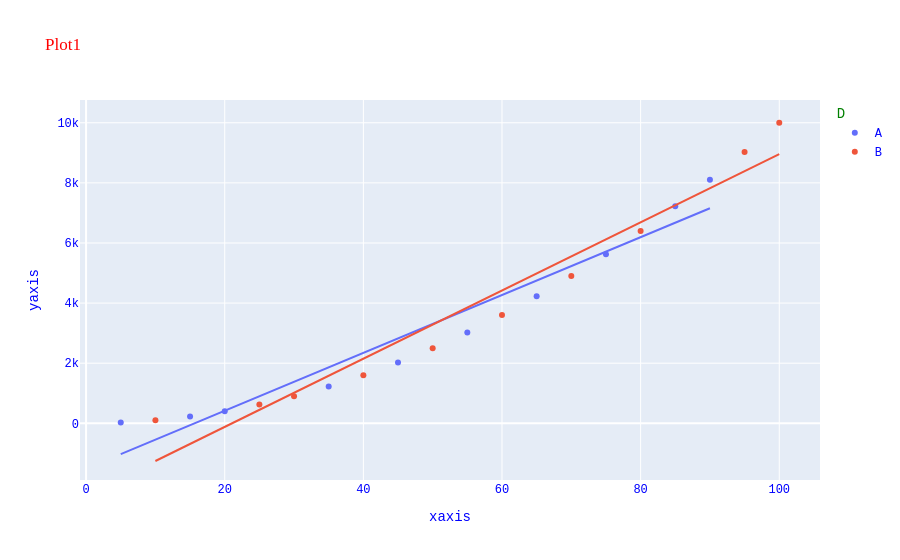

Notebook code for this chart:
### Code cell
import plotly.express as px



fig = px.scatter(
    excel, x='B', y='C', color='D',trendline='ols',
    
    
    title='Plot1',labels={'B':'xaxis',"C":'yaxis'})
fig.update_layout(
    font_family="Courier New",
    font_color="blue",
    title_font_family="Times New Roman",
    title_font_color="red",
    legend_title_font_color="green"
)
fig.show()

### Figure 1 — Plotly figure (JSON) as saved in the notebook; plotly's stock layout.template omitted (floating-point values rounded to 4 significant figures)
{"data": [{"hovertemplate": "D=A<br>xaxis=%{x}<br>yaxis=%{y}<extra></extra>", "legendgroup": "A", "marker": {"color": "#636efa", "symbol": "circle"}, "mode": "markers", "name": "A", "orientation": "v", "showlegend": true, "type": "scatter", "x": [5, 15, 20, 35, 45, 55, 65, 75, 85, 90], "xaxis": "x", "y": [25, 225, 400, 1225, 2025, 3025, 4225, 5625, 7225, 8100], "yaxis": "y"}, {"hovertemplate": "<b>OLS trendline</b><br>C = 96.2423 * B + -1505.87<br>R<sup>2</sup>=0.945853<br><br>D=A<br>xaxis=%{x}<br>yaxis=%{y} <b>(trend)</b><extra></extra>", "legendgroup": "A", "marker": {"color": "#636efa", "symbol": "circle"}, "mode": "lines", "name": "A", "showlegend": false, "type": "scatter", "x": [5, 15, 20, 35, 45, 55, 65, 75, 85, 90], "xaxis": "x", "y": [-1025.0, -62.24, 419.0, 1863.0, 2825.0, 3787.0, 4750.0, 5712.0, 6675.0, 7156.0], "yaxis": "y"}, {"hovertemplate": "D=B<br>xaxis=%{x}<br>yaxis=%{y}<extra></extra>", "legendgroup": "B", "marker": {"color": "#EF553B", "symbol": "circle"}, "mode": "markers", "name": "B", "orientation": "v", "showlegend": true, "type": "scatter", "x": [10, 25, 30, 40, 50, 60, 70, 80, 95, 100], "xaxis": "x", "y": [100, 625, 900, 1600, 2500, 3600, 4900, 6400, 9025, 10000], "yaxis": "y"}, {"hovertemplate": "<b>OLS trendline</b><br>C = 113.462 * B + -2388.87<br>R<sup>2</sup>=0.951273<br><br>D=B<br>xaxis=%{x}<br>yaxis=%{y} <b>(trend)</b><extra></extra>", "legendgroup": "B", "marker": {"color": "#EF553B", "symbol": "circle"}, "mode": "lines", "name": "B", "showlegend": false, "type": "scatter", "x": [10, 25, 30, 40, 50, 60, 70, 80, 95, 100], "xaxis": "x", "y": [-1254.0, 447.7, 1015.0, 2150.0, 3284.0, 4419.0, 5553.0, 6688.0, 8390.0, 8957.0], "yaxis": "y"}], "layout": {"font": {"color": "blue", "family": "Courier New"}, "legend": {"title": {"font": {"color": "green"}, "text": "D"}, "tracegroupgap": 0}, "title": {"font": {"color": "red", "family": "Times New Roman"}, "text": "Plot1"}, "xaxis": {"anchor": "y", "domain": [0, 1], "title": {"text": "xaxis"}}, "yaxis": {"anchor": "x", "domain": [0, 1], "title": {"text": "yaxis"}}}}
